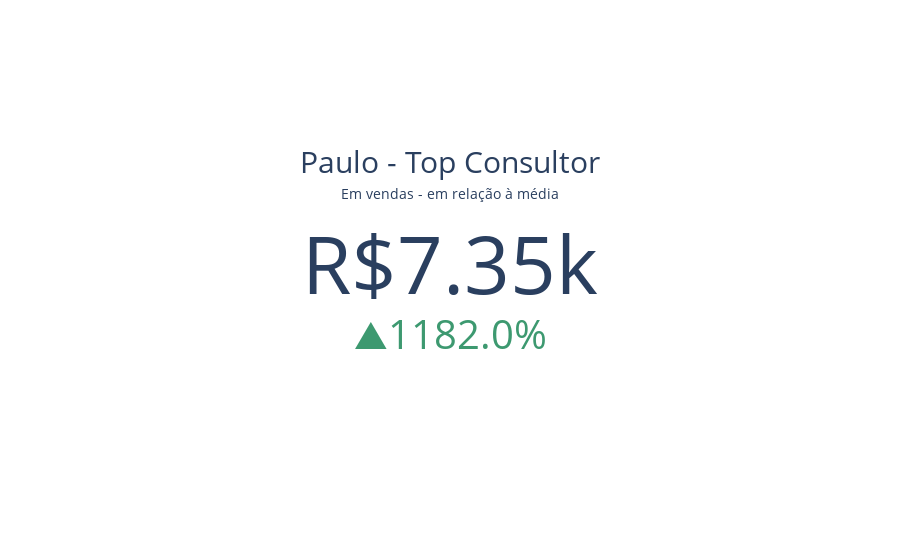

Notebook source saved alongside this figure:
### Markdown cell above
# Graph 5 - Top Vendas por Consultor (Indicators)

### Code cell
df5 = df.groupby(['Produto', 'Consultor'])['Lucro(reais)'].sum()
df5.sort_values(ascending=False, inplace=True)
df5 = df5.reset_index()

fig5 = go.Figure()
fig5.add_trace(go.Indicator(
    mode='number+delta',
    title={"text": f"<span style='font-size:150%'>{df5['Consultor'].iloc[0]} - Top Consultor</span><br><span style='font-size:70%'>Em vendas - em relação à média</span><br>"},
    value=df5['Lucro(reais)'].iloc[0],
    number={'prefix': "R$"},
    delta={'relative': True, 'valueformat': '.1%', 'reference': df5['Lucro(reais)'].mean()}
))

fig5.show()

### Figure 1 — Plotly figure (JSON) as saved in the notebook; plotly's stock layout.template omitted (floating-point values rounded to 4 significant figures)
{"data": [{"delta": {"reference": 573.3, "relative": true, "valueformat": ".1%"}, "mode": "number+delta", "number": {"prefix": "R$"}, "title": {"text": "<span style='font-size:150%'>Paulo - Top Consultor</span><br><span style='font-size:70%'>Em vendas - em relação à média</span><br>"}, "type": "indicator", "value": 7350}], "layout": {}}
